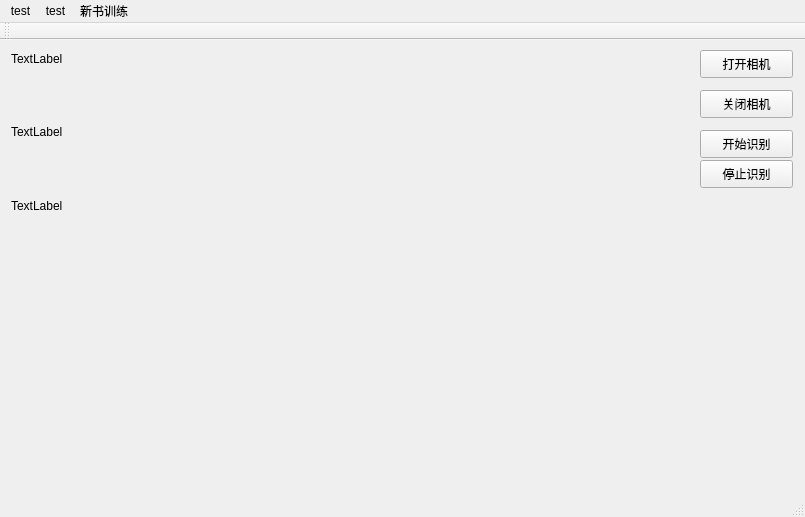
<?xml version="1.0" encoding="UTF-8"?>
<ui version="4.0">
 <class>MainWindow</class>
 <widget class="QMainWindow" name="MainWindow">
  <property name="geometry">
   <rect>
    <x>0</x>
    <y>0</y>
    <width>805</width>
    <height>517</height>
   </rect>
  </property>
  <property name="windowTitle">
   <string>MainWindow</string>
  </property>
  <widget class="QWidget" name="centralWidget">
   <widget class="QLabel" name="label">
    <property name="geometry">
     <rect>
      <x>11</x>
      <y>11</y>
      <width>72</width>
      <height>16</height>
     </rect>
    </property>
    <property name="text">
     <string>TextLabel</string>
    </property>
   </widget>
   <widget class="QLabel" name="label_2">
    <property name="geometry">
     <rect>
      <x>11</x>
      <y>84</y>
      <width>72</width>
      <height>16</height>
     </rect>
    </property>
    <property name="text">
     <string>TextLabel</string>
    </property>
   </widget>
   <widget class="QLabel" name="label_3">
    <property name="geometry">
     <rect>
      <x>11</x>
      <y>158</y>
      <width>72</width>
      <height>16</height>
     </rect>
    </property>
    <property name="text">
     <string>TextLabel</string>
    </property>
   </widget>
   <widget class="QPushButton" name="pushButton">
    <property name="geometry">
     <rect>
      <x>700</x>
      <y>10</y>
      <width>93</width>
      <height>28</height>
     </rect>
    </property>
    <property name="text">
     <string>打开相机</string>
    </property>
   </widget>
   <widget class="QPushButton" name="pushButton_2">
    <property name="geometry">
     <rect>
      <x>700</x>
      <y>50</y>
      <width>93</width>
      <height>28</height>
     </rect>
    </property>
    <property name="text">
     <string>关闭相机</string>
    </property>
   </widget>
   <widget class="QPushButton" name="pushButton_3">
    <property name="geometry">
     <rect>
      <x>700</x>
      <y>90</y>
      <width>93</width>
      <height>28</height>
     </rect>
    </property>
    <property name="text">
     <string>开始识别</string>
    </property>
   </widget>
   <widget class="QPushButton" name="pushButton_4">
    <property name="geometry">
     <rect>
      <x>700</x>
      <y>120</y>
      <width>93</width>
      <height>28</height>
     </rect>
    </property>
    <property name="text">
     <string>停止识别</string>
    </property>
   </widget>
  </widget>
  <widget class="QMenuBar" name="menuBar">
   <property name="geometry">
    <rect>
     <x>0</x>
     <y>0</y>
     <width>805</width>
     <height>26</height>
    </rect>
   </property>
   <widget class="QMenu" name="menutest">
    <property name="title">
     <string>test</string>
    </property>
    <addaction name="actionOPen_Camera"/>
   </widget>
   <widget class="QMenu" name="menutest_2">
    <property name="title">
     <string>test</string>
    </property>
    <addaction name="actiontest2"/>
    <addaction name="actiontest3"/>
   </widget>
   <widget class="QMenu" name="menu">
    <property name="title">
     <string>新书训练</string>
    </property>
    <widget class="QMenu" name="menu_2">
     <property name="title">
      <string>新书裁剪</string>
     </property>
     <addaction name="actionOpenCutWindow"/>
     <addaction name="actionCut_2"/>
    </widget>
    <addaction name="actionSavePic"/>
    <addaction name="menu_2"/>
    <addaction name="actionLabel"/>
    <addaction name="actionqita"/>
    <addaction name="actionTrain"/>
   </widget>
   <addaction name="menutest"/>
   <addaction name="menutest_2"/>
   <addaction name="menu"/>
  </widget>
  <widget class="QToolBar" name="mainToolBar">
   <attribute name="toolBarArea">
    <enum>TopToolBarArea</enum>
   </attribute>
   <attribute name="toolBarBreak">
    <bool>false</bool>
   </attribute>
  </widget>
  <widget class="QStatusBar" name="statusBar"/>
  <action name="actiontest2">
   <property name="text">
    <string>文件</string>
   </property>
  </action>
  <action name="actiontest3">
   <property name="text">
    <string>预留</string>
   </property>
  </action>
  <action name="actionOPen_Camera">
   <property name="text">
    <string>全屏</string>
   </property>
  </action>
  <action name="actionSavePic">
   <property name="text">
    <string>新书拍照</string>
   </property>
  </action>
  <action name="actionLabel">
   <property name="text">
    <string>新书标记</string>
   </property>
  </action>
  <action name="actionqita">
   <property name="text">
    <string>其他准备工作</string>
   </property>
  </action>
  <action name="actionTrain">
   <property name="text">
    <string>开始训练</string>
   </property>
  </action>
  <action name="actionOpenCutWindow">
   <property name="text">
    <string>打开裁剪窗口</string>
   </property>
  </action>
  <action name="actionCut_2">
   <property name="text">
    <string>裁剪图片</string>
   </property>
  </action>
 </widget>
 <layoutdefault spacing="6" margin="11"/>
 <resources/>
 <connections>
  <connection>
   <sender>actionOPen_Camera</sender>
   <signal>triggered()</signal>
   <receiver>MainWindow</receiver>
   <slot>showMaximized()</slot>
   <hints>
    <hint type="sourcelabel">
     <x>-1</x>
     <y>-1</y>
    </hint>
    <hint type="destinationlabel">
     <x>199</x>
     <y>149</y>
    </hint>
   </hints>
  </connection>
 </connections>
</ui>
